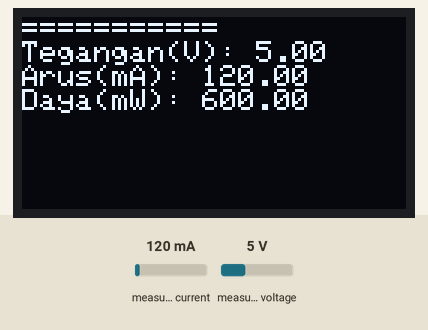
Recording of a program running on a simulated ESP32. Parts: 128×64 one-colour display. The test bench sets the inputs (shaded band); at power-on: measured current 120 mA, measured voltage 5 V. What the program prints to the serial monitor is not drawn.

Above: at 0.1 s.
At 1.1 s:
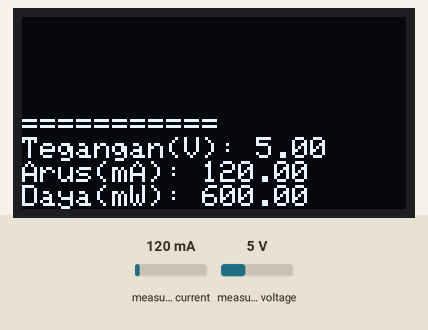

Measured:
- what the display in image 1 shows lasts 1.0 s, from 1.1 s to 2.1 s

The program:

main.cpp
```cpp
#include <Arduino.h>
#include <Wire.h>
#include <Adafruit_INA219.h>
#include <Adafruit_GFX.h>
#include <Adafruit_SSD1306.h>

Adafruit_INA219 ina219;
Adafruit_SSD1306 display(128, 64, &Wire, -1);

void setup() {
  Serial.begin(9600);
  Wire.begin(32, 27);
  ina219.begin();
  display.begin(SSD1306_SWITCHCAPVCC, 0x3C);
}

void loop() {
  float arus = ina219.getCurrent_mA();
  float tegangan_V = ina219.getBusVoltage_V();
  float daya_mW = ina219.getPower_mW();

  display.clearDisplay();
  display.println("===========");
  display.print("Tegangan(V): ");
  display.println(tegangan_V);
  display.print("Arus(mA): ");
  display.println(arus);
  display.print("Daya(mW): ");
  display.println(daya_mW);
  display.display();

  Serial.println("===========");
  Serial.print("Tegangan(V): ");
  Serial.println(tegangan_V);
  Serial.print("Arus(mA): ");
  Serial.println(arus);
  Serial.print("Daya(mW): ");
  Serial.println(daya_mW);
  delay(1000);
}
```
